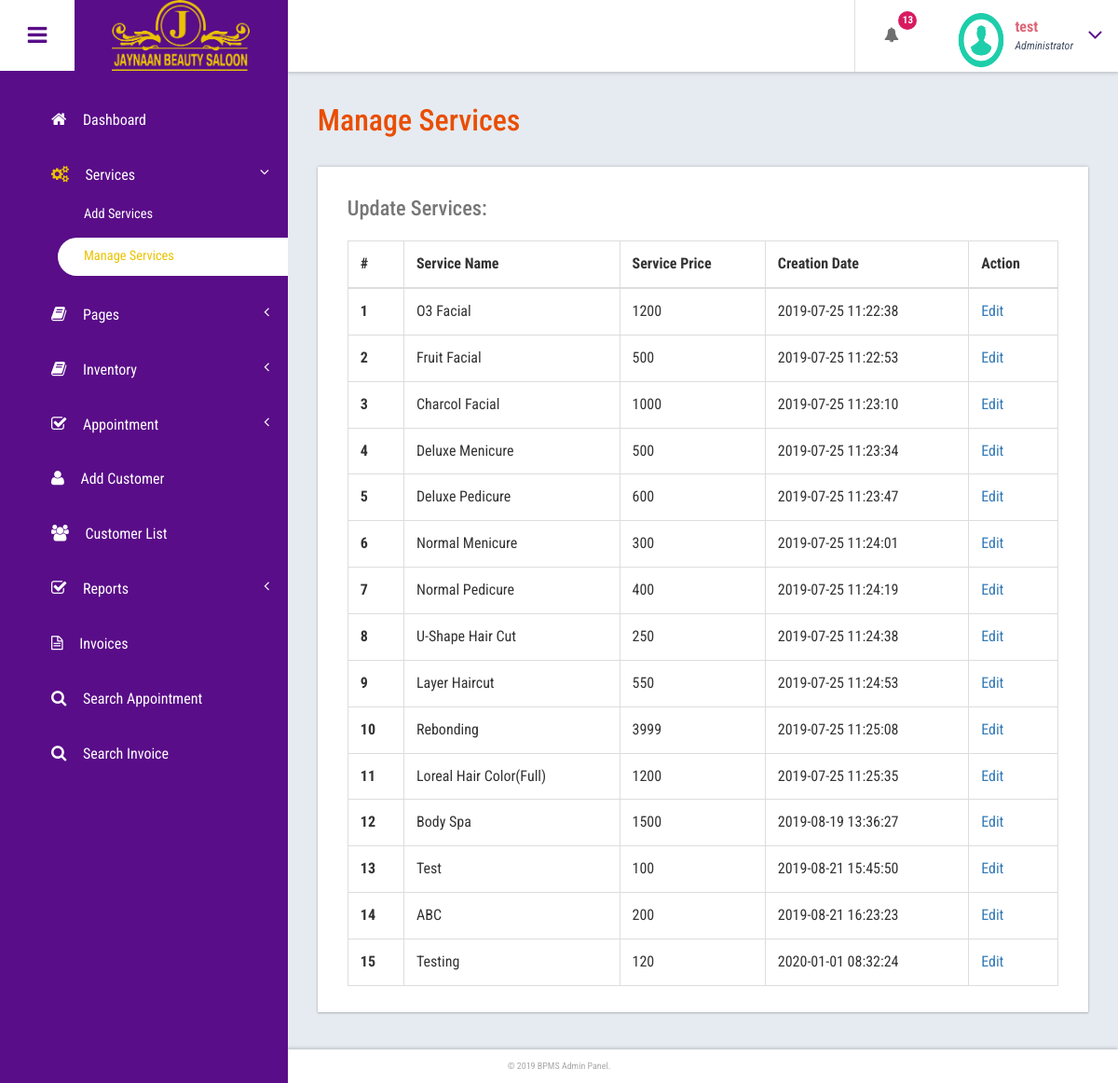
Screenshot of /salon.opencapto.io/admin/manage-services.php (signed in) with the database file from the repository.
### tables this page shows
CREATE TABLE `tblservices` (
  `ID` int(10) NOT NULL,
  `ServiceName` varchar(200) DEFAULT NULL,
  `Cost` int(10) DEFAULT NULL,
  `CreationDate` timestamp NULL DEFAULT CURRENT_TIMESTAMP
);

### salon.opencapto.io/admin/manage-services.php (the view, shortened to what this page needs)
<?php
include('includes/dbconnection.php');
if (strlen($_SESSION['bpmsaid']==0)) {
  header('location:logout.php');
  } else{
  ?>
<!DOCTYPE HTML>
<html>
<head>
<link href="css/bootstrap.css" rel='stylesheet' type='text/css' />
<link href="css/style.css" rel='stylesheet' type='text/css' />
<link href="css/font-awesome.css" rel="stylesheet">
<link href="css/animate.css" rel="stylesheet" type="text/css" media="all">
<link href="css/custom.css" rel="stylesheet">
</head>
<body class="cbp-spmenu-push">
	<div class="main-content">
		 <?php include_once('includes/sidebar.php');?>
		 <?php include_once('includes/header.php');?>
		<div id="page-wrapper">
			<div class="main-page">
				<div class="tables">
					<h3 class="title1">Manage Services</h3>
					<div class="table-responsive bs-example widget-shadow">
						<h4>Update Services:</h4>
						<table class="table table-bordered"> <thead> <tr> <th>#</th> <th>Service Name</th> <th>Service Price</th> <th>Creation Date</th><th>Action</th> </tr> </thead> <tbody>
<?php
$ret=mysqli_query($con,"select *from  tblservices");
$cnt=1;
while ($row=mysqli_fetch_array($ret)) {
?>
						 <tr> <th scope="row"><?php echo $cnt;?></th> <td><?php  echo $row['ServiceName'];?></td> <td><?php  echo $row['Cost'];?></td><td><?php  echo $row['CreationDate'];?></td> <td><a href="edit-services.php?editid=<?php echo $row['ID'];?>">Edit</a></td> </tr>   <?php
$cnt=$cnt+1;
}?></tbody> </table>
					</div>
				</div>
			</div>
		</div>
		 <?php include_once('includes/footer.php');?>
	</div>
</body>
</html>
<?php }  ?>

### salon.opencapto.io/admin/includes/header.php (shortened to what this page needs)
<div class="sticky-header header-section ">
      <div class="header-left">
        <button id="showLeftPush"><i class="fa fa-bars"></i></button>
        <div class="logo">
          <a href="index.html">
         <img src="../images/Logo.png" alt="">
          </a>
        </div>
      </div>
      <div class="header-right">
        <div class="profile_details_left">
          <ul class="nofitications-dropdown">
            <?php
$ret1=mysqli_query($con,"select ID,Name from  tblappointment where Status=0");
$num=mysqli_num_rows($ret1);
?>
            <li class="dropdown head-dpdn">
              <a href="#" class="dropdown-toggle" data-toggle="dropdown" aria-expanded="false"><i class="fa fa-bell"></i><span class="badge blue"><?php echo $num;?></span></a>
            </li>
          </ul>
          <div class="clearfix"> </div>
        </div>
        <div class="profile_details">
        <?php
$adid=$_SESSION['bpmsaid'];
$ret=mysqli_query($con,"select AdminName from tbladmin where ID='$adid'");
$row=mysqli_fetch_array($ret);
$name=$row['AdminName'];
?>
          <ul>
            <li class="dropdown profile_details_drop">
              <a href="#" class="dropdown-toggle" data-toggle="dropdown" aria-expanded="false">
                <div class="profile_img">
                  <span class="prfil-img"><img src="images/download (1).png" alt="" width="50" height="60"> </span>
                  <div class="user-name">
                    <p><?php echo $name; ?></p>
                    <span>Administrator</span>
                  </div>
                  <i class="fa fa-angle-down lnr"></i>
                  <div class="clearfix"></div>
                </div>
              </a>
            </li>
          </ul>
        </div>
      </div>
      <div class="clearfix"> </div>
    </div>

### salon.opencapto.io/admin/css/custom.css (style rules this page uses)
#page-wrapper { padding:7em 2em 2.5em; background-color: #E6EBF1; }

### rows the page displays
tblservices: ServiceName "O3 Facial", Cost "1200", CreationDate "2019-07-25 11:22:38"
tblservices: ServiceName "Fruit Facial", Cost "500", CreationDate "2019-07-25 11:22:53"
tblservices: ServiceName "Charcol Facial", Cost "1000", CreationDate "2019-07-25 11:23:10"
tblservices: ServiceName "Deluxe Menicure", Cost "500", CreationDate "2019-07-25 11:23:34"
tblservices: ServiceName "Deluxe Pedicure", Cost "600", CreationDate "2019-07-25 11:23:47"
tblservices: ServiceName "Normal Menicure", Cost "300", CreationDate "2019-07-25 11:24:01"
tblservices: ServiceName "Normal Pedicure", Cost "400", CreationDate "2019-07-25 11:24:19"
tblservices: ServiceName "U-Shape Hair Cut", Cost "250", CreationDate "2019-07-25 11:24:38"
tblservices: ServiceName "Layer Haircut", Cost "550", CreationDate "2019-07-25 11:24:53"
tblservices: ServiceName "Rebonding", Cost "3999", CreationDate "2019-07-25 11:25:08"
tblservices: ServiceName "Loreal Hair Color(Full)", Cost "1200", CreationDate "2019-07-25 11:25:35"
tblservices: ServiceName "Body Spa", Cost "1500", CreationDate "2019-08-19 13:36:27"
tblservices: ServiceName "Test", Cost "100", CreationDate "2019-08-21 15:45:50"
tblservices: ServiceName "ABC", Cost "200", CreationDate "2019-08-21 16:23:23"
tblservices: ServiceName "Testing", Cost "120", CreationDate "2020-01-01 08:32:24"

### other values shown
$num "13"
$name "test"
